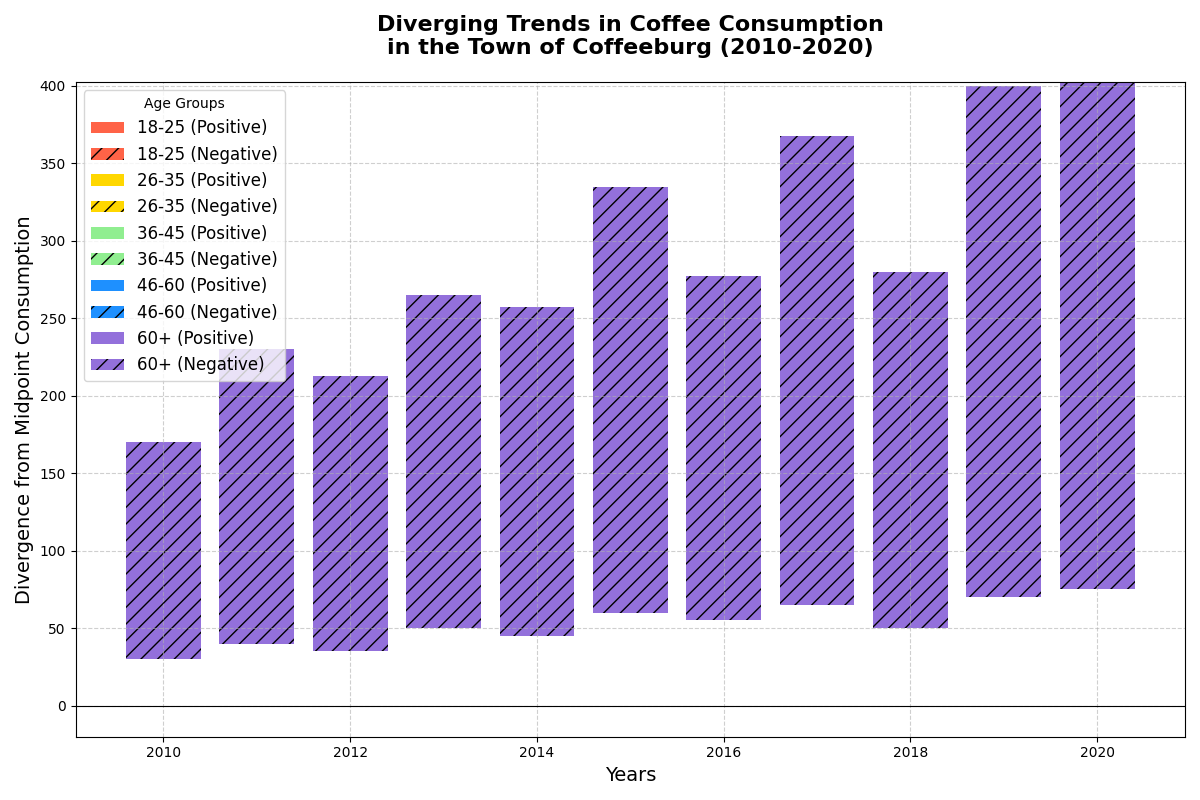

Source code (Python):
import matplotlib.pyplot as plt
import numpy as np

years = np.arange(2010, 2021)
age_groups = ['18-25', '26-35', '36-45', '46-60', '60+']
consumption = np.array([
    [100, 150, 120, 180, 140, 200, 160, 220, 180, 240, 200],
    [90, 110, 130, 100, 150, 170, 120, 190, 130, 210, 230],
    [70, 90, 80, 110, 100, 130, 120, 140, 110, 150, 160],
    [50, 70, 60, 90, 80, 110, 100, 120, 90, 130, 140],
    [30, 40, 35, 50, 45, 60, 55, 65, 50, 70, 75]
])

colors = ['#FF6347', '#FFD700', '#90EE90', '#1E90FF', '#9370DB']

fig, ax = plt.subplots(1, 1, figsize=(12, 8))

# Calculate the central axis (midpoint)
midpoint_consumption = consumption.sum(axis=0) / 2

# Iterate through each age group and plot diverging bars
for i, age_group in enumerate(age_groups):
    pos_vals = np.where(consumption[i] >= midpoint_consumption, consumption[i] - midpoint_consumption, 0)
    neg_vals = np.where(consumption[i] < midpoint_consumption, midpoint_consumption - consumption[i], 0)
    ax.bar(years, pos_vals, bottom=midpoint_consumption, color=colors[i], label=f'{age_group} (Positive)')
    ax.bar(years, -neg_vals, bottom=midpoint_consumption, color=colors[i], label=f'{age_group} (Negative)', hatch='//')

ax.set_title('Diverging Trends in Coffee Consumption\nin the Town of Coffeeburg (2010-2020)', fontsize=16, weight='bold', pad=20)
ax.set_xlabel('Years', fontsize=14)
ax.set_ylabel('Divergence from Midpoint Consumption', fontsize=14)

ax.legend(title='Age Groups', loc='upper left', fontsize=12)
ax.grid(True, linestyle='--', alpha=0.6)
plt.axhline(0, color='black', linewidth=0.8)
plt.tight_layout()
plt.show()
